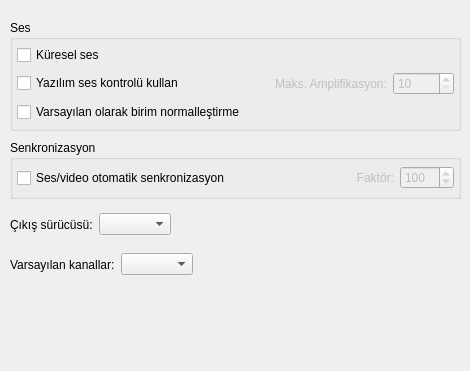
<?xml version="1.0" encoding="UTF-8"?>
<ui version="4.0">
 <class>PrefAudio</class>
 <widget class="QWidget" name="PrefAudio">
  <property name="geometry">
   <rect>
    <x>0</x>
    <y>0</y>
    <width>470</width>
    <height>371</height>
   </rect>
  </property>
  <property name="windowTitle">
   <string/>
  </property>
  <widget class="QGroupBox" name="groupBox_volume">
   <property name="geometry">
    <rect>
     <x>10</x>
     <y>20</y>
     <width>451</width>
     <height>111</height>
    </rect>
   </property>
   <property name="title">
    <string>Ses</string>
   </property>
   <layout class="QVBoxLayout">
    <property name="leftMargin">
     <number>4</number>
    </property>
    <property name="topMargin">
     <number>4</number>
    </property>
    <property name="rightMargin">
     <number>4</number>
    </property>
    <property name="bottomMargin">
     <number>4</number>
    </property>
    <item>
     <widget class="QCheckBox" name="global_volume_check">
      <property name="text">
       <string>Küresel ses</string>
      </property>
     </widget>
    </item>
    <item>
     <layout class="QHBoxLayout" name="_2">
      <property name="spacing">
       <number>6</number>
      </property>
      <property name="leftMargin">
       <number>0</number>
      </property>
      <property name="topMargin">
       <number>0</number>
      </property>
      <property name="rightMargin">
       <number>0</number>
      </property>
      <property name="bottomMargin">
       <number>0</number>
      </property>
      <item>
       <widget class="QCheckBox" name="softvol_check">
        <property name="text">
         <string>Yazılım ses kontrolü kullan</string>
        </property>
       </widget>
      </item>
      <item>
       <spacer>
        <property name="orientation">
         <enum>Qt::Horizontal</enum>
        </property>
        <property name="sizeHint" stdset="0">
         <size>
          <width>20</width>
          <height>20</height>
         </size>
        </property>
       </spacer>
      </item>
      <item>
       <widget class="QLabel" name="amplification_label">
        <property name="enabled">
         <bool>false</bool>
        </property>
        <property name="text">
         <string>Maks. Amplifikasyon:</string>
        </property>
        <property name="wordWrap">
         <bool>false</bool>
        </property>
        <property name="buddy">
         <cstring>softvol_max_spin</cstring>
        </property>
       </widget>
      </item>
      <item>
       <widget class="QSpinBox" name="softvol_max_spin">
        <property name="enabled">
         <bool>false</bool>
        </property>
        <property name="minimum">
         <number>10</number>
        </property>
        <property name="maximum">
         <number>10000</number>
        </property>
       </widget>
      </item>
     </layout>
    </item>
    <item>
     <widget class="QCheckBox" name="volnorm_check">
      <property name="text">
       <string>Varsayılan olarak birim normalleştirme</string>
      </property>
     </widget>
    </item>
   </layout>
  </widget>
  <widget class="QGroupBox" name="groupBox_sync">
   <property name="geometry">
    <rect>
     <x>10</x>
     <y>140</y>
     <width>451</width>
     <height>59</height>
    </rect>
   </property>
   <property name="title">
    <string>Senkronizasyon</string>
   </property>
   <layout class="QVBoxLayout" name="_3">
    <property name="leftMargin">
     <number>4</number>
    </property>
    <property name="topMargin">
     <number>4</number>
    </property>
    <property name="rightMargin">
     <number>4</number>
    </property>
    <property name="bottomMargin">
     <number>4</number>
    </property>
    <item>
     <layout class="QHBoxLayout" name="_4">
      <item>
       <widget class="QCheckBox" name="autosync_check">
        <property name="text">
         <string>Ses/video otomatik senkronizasyon</string>
        </property>
       </widget>
      </item>
      <item>
       <spacer>
        <property name="orientation">
         <enum>Qt::Horizontal</enum>
        </property>
        <property name="sizeType">
         <enum>QSizePolicy::Expanding</enum>
        </property>
        <property name="sizeHint" stdset="0">
         <size>
          <width>40</width>
          <height>31</height>
         </size>
        </property>
       </spacer>
      </item>
      <item>
       <widget class="QLabel" name="factor_label">
        <property name="enabled">
         <bool>false</bool>
        </property>
        <property name="text">
         <string>Faktör:</string>
        </property>
        <property name="alignment">
         <set>Qt::AlignRight|Qt::AlignTrailing|Qt::AlignVCenter</set>
        </property>
        <property name="wordWrap">
         <bool>false</bool>
        </property>
        <property name="buddy">
         <cstring>autosync_spin</cstring>
        </property>
       </widget>
      </item>
      <item>
       <widget class="QSpinBox" name="autosync_spin">
        <property name="enabled">
         <bool>false</bool>
        </property>
        <property name="minimum">
         <number>0</number>
        </property>
        <property name="maximum">
         <number>1000</number>
        </property>
        <property name="value">
         <number>100</number>
        </property>
       </widget>
      </item>
     </layout>
    </item>
   </layout>
  </widget>
  <widget class="QWidget" name="layoutWidget">
   <property name="geometry">
    <rect>
     <x>10</x>
     <y>210</y>
     <width>451</width>
     <height>29</height>
    </rect>
   </property>
   <layout class="QHBoxLayout" name="_5">
    <item>
     <widget class="QLabel" name="ao_label">
      <property name="text">
       <string>Çıkış sürücüsü:</string>
      </property>
      <property name="wordWrap">
       <bool>false</bool>
      </property>
      <property name="buddy">
       <cstring>ao_combo</cstring>
      </property>
     </widget>
    </item>
    <item>
     <widget class="QComboBox" name="ao_combo">
      <property name="sizePolicy">
       <sizepolicy hsizetype="Preferred" vsizetype="Fixed">
        <horstretch>0</horstretch>
        <verstretch>0</verstretch>
       </sizepolicy>
      </property>
      <property name="editable">
       <bool>false</bool>
      </property>
     </widget>
    </item>
    <item>
     <spacer>
      <property name="orientation">
       <enum>Qt::Horizontal</enum>
      </property>
      <property name="sizeHint" stdset="0">
       <size>
        <width>81</width>
        <height>20</height>
       </size>
      </property>
     </spacer>
    </item>
   </layout>
  </widget>
  <widget class="QWidget" name="layoutWidget_2">
   <property name="geometry">
    <rect>
     <x>10</x>
     <y>250</y>
     <width>451</width>
     <height>29</height>
    </rect>
   </property>
   <layout class="QHBoxLayout" name="_6">
    <property name="spacing">
     <number>6</number>
    </property>
    <property name="leftMargin">
     <number>0</number>
    </property>
    <property name="topMargin">
     <number>0</number>
    </property>
    <property name="rightMargin">
     <number>0</number>
    </property>
    <property name="bottomMargin">
     <number>0</number>
    </property>
    <item>
     <widget class="QLabel" name="label">
      <property name="text">
       <string>Varsayılan kanallar:</string>
      </property>
      <property name="buddy">
       <cstring>channels_combo</cstring>
      </property>
     </widget>
    </item>
    <item>
     <widget class="QComboBox" name="channels_combo"/>
    </item>
    <item>
     <spacer>
      <property name="orientation">
       <enum>Qt::Horizontal</enum>
      </property>
      <property name="sizeHint" stdset="0">
       <size>
        <width>40</width>
        <height>20</height>
       </size>
      </property>
     </spacer>
    </item>
   </layout>
  </widget>
 </widget>
 <resources/>
 <connections/>
</ui>
